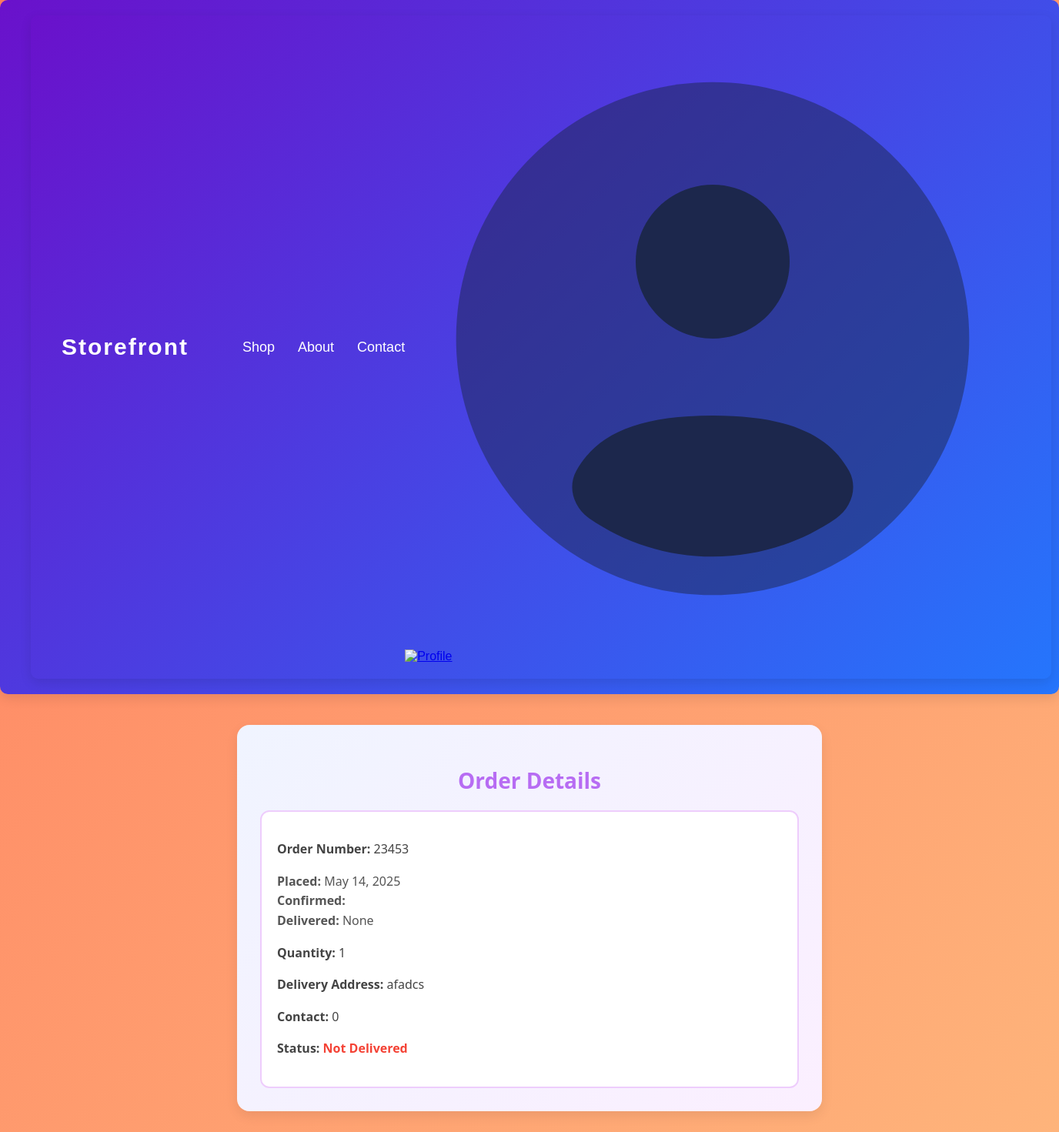
The page /order/23453/ (signed in) on the database its author committed.
### order/models.py (models this page shows, shortened)
class Order(models.Model):
    orderNum = models.CharField(max_length=150, default=str(random.randint(10000, 99999)))
    product = models.ForeignKey(Product, on_delete=models.CASCADE)
    user = models.ForeignKey(User, on_delete=models.CASCADE)
    quantity = models.IntegerField()
    address = models.TextField()
    phoneContact = models.IntegerField(default=0)
    placedDate = models.DateField(default=timezone.now)
    confirmDate = models.DateField(null=True, auto_now=True)
    deliveryDate = models.DateField(null=True)
    isDelivered = models.BooleanField(default=False)
    slug = models.SlugField()
    class Meta:
        ordering = ('user','placedDate')

### order/views.py (the view)
# urls.py: path('<slug:order>/', views.order_detail, name='order_page'),
def order_detail(request, order):
    if request.user.is_authenticated:
        order = get_object_or_404(Order, slug=order)
        return render(request, 'order/order/detail.html', {"order":order})
    else:
        return redirect('product_post:loginformpage')

### order/templates/order/order/detail.html (shortened to what this page needs)
{% extends "order/base.html" %}
{% load static %}
{% block content %}
<link rel="stylesheet" href="{% static 'css/order_detail.css' %}">
<div class="order-detail-container">
    <h2 class="order-heading">Order Details</h2>
    <div class="order-detail-card">
        <p><strong>Order Number:</strong> {{ order.orderNum }}</p>
        <p class="date-info">
            <strong>Placed:</strong> {{ order.placedDate }}<br>
            <strong>Confirmed:</strong> {{ order.confirmedDate }}<br>
            <strong>Delivered:</strong> {{ order.deliveryDate }}
        </p>
        <p><strong>Quantity:</strong> {{ order.quantity }}</p>
        <p><strong>Delivery Address:</strong> {{ order.address }}</p>
        <p><strong>Contact:</strong> {{ order.phoneContact }}</p>
        <p class="order-status">
            <strong>Status:</strong>
            <span class="{% if order.isDelivered %}delivered{% else %}not-delivered{% endif %}">
                {% if order.isDelivered %}Delivered{% else %}Not Delivered{% endif %}
            </span>
        </p>
    </div>
</div>
{% endblock %}

### storefront/static/css/main.css (style rules this page uses)
body { font-family: 'Poppins', sans-serif; background: linear-gradient(135deg, #ff7e5f, #feb47b); color: #333; margin: 0; padding: 0; transition: background 0.3s ease; }

### order/static/css/order_detail.css (style rules this page uses)
.order-detail-container { max-width: 700px; margin: 40px auto; padding: 30px; background: linear-gradient(135deg, #f0f4ff, #fbefff); border-radius: 16px; box-shadow: 0 6px 16px rgba(0, 0, 0, 0.08); font-family: 'Segoe UI', Tahoma, Geneva, Verdana, sans-serif; }
.order-heading { text-align: center; font-size: 28px; color: #b76cf3; margin-bottom: 20px; }
.order-detail-card { background-color: #ffffff; border: 2px solid #eecdfc; border-radius: 12px; padding: 20px; font-size: 16px; color: #444; line-height: 1.6; }
.date-info { color: #555; margin-bottom: 15px; }
.order-status { margin-top: 15px; }
.order-status .not-delivered { color: #f44336; font-weight: bold; }

### rows shown on the page
Order: orderNum "23453", placedDate "May 14, 2025", deliveryDate "None", quantity "1", address "afadcs", phoneContact "0"
